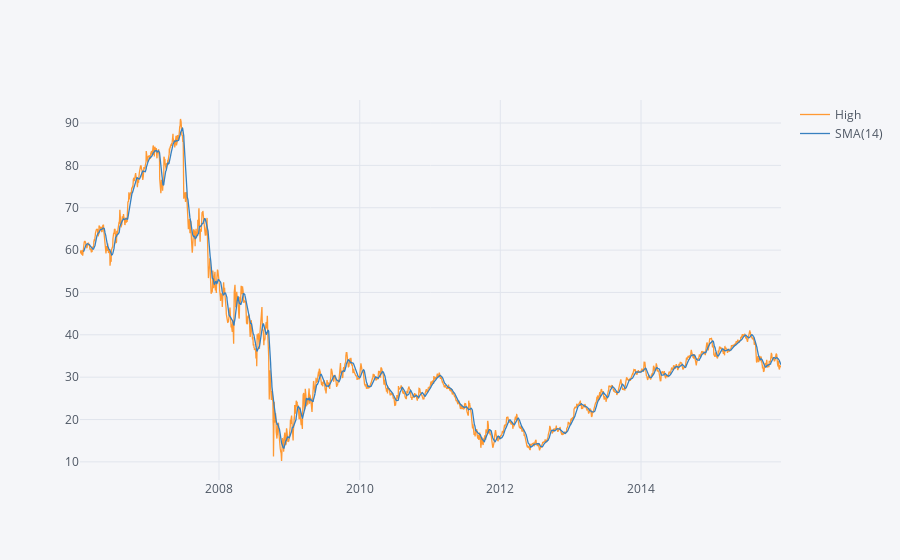

Notebook cell for this chart:
### Code cell
MS[['High']].loc['2006-01-09':'2015-12-29'].ta_plot(study = 'sma')

### Figure 1 — Plotly figure (JSON) as saved in the notebook; plotly's stock layout.template omitted (floating-point values rounded to 4 significant figures; data arrays with more than 128 entries replaced by an {"elided": "..."} marker saying what was removed)
{"data": [{"line": {"color": "rgba(255, 153, 51, 1.0)", "dash": "solid", "shape": "linear", "width": 1.3}, "mode": "lines", "name": "High", "text": "", "type": "scatter", "x": {"elided": "2511 str values"}, "y": {"elided": "2511 float values"}}, {"line": {"color": "rgba(55, 128, 191, 1.0)", "dash": "solid", "shape": "linear", "width": 1.3}, "mode": "lines", "name": "SMA(14)", "text": "", "type": "scatter", "x": {"elided": "2511 str values"}, "y": {"elided": "2511 mixed values"}}], "layout": {"legend": {"bgcolor": "#F5F6F9", "font": {"color": "#4D5663"}}, "paper_bgcolor": "#F5F6F9", "plot_bgcolor": "#F5F6F9", "title": {"font": {"color": "#4D5663"}}, "xaxis": {"gridcolor": "#E1E5ED", "showgrid": true, "tickfont": {"color": "#4D5663"}, "title": {"font": {"color": "#4D5663"}, "text": ""}, "zerolinecolor": "#E1E5ED"}, "yaxis": {"gridcolor": "#E1E5ED", "showgrid": true, "tickfont": {"color": "#4D5663"}, "title": {"font": {"color": "#4D5663"}, "text": ""}, "zerolinecolor": "#E1E5ED"}}}
